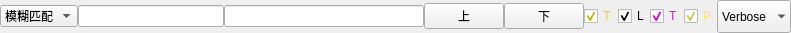
<?xml version="1.0" encoding="UTF-8"?>
<ui version="4.0">
 <class>ToolBar</class>
 <widget class="QWidget" name="ToolBar">
  <property name="geometry">
   <rect>
    <x>0</x>
    <y>0</y>
    <width>791</width>
    <height>33</height>
   </rect>
  </property>
  <property name="sizePolicy">
   <sizepolicy hsizetype="Preferred" vsizetype="Minimum">
    <horstretch>0</horstretch>
    <verstretch>0</verstretch>
   </sizepolicy>
  </property>
  <property name="windowTitle">
   <string>Form</string>
  </property>
  <layout class="QGridLayout" name="gridLayout">
   <property name="leftMargin">
    <number>0</number>
   </property>
   <property name="topMargin">
    <number>0</number>
   </property>
   <property name="rightMargin">
    <number>0</number>
   </property>
   <property name="bottomMargin">
    <number>0</number>
   </property>
   <property name="spacing">
    <number>0</number>
   </property>
   <item row="0" column="0">
    <layout class="QHBoxLayout" name="searchLayout" stretch="0,0,0,0,0,0,0,0,0,0">
     <property name="spacing">
      <number>0</number>
     </property>
     <item>
      <widget class="QComboBox" name="cbMode">
       <item>
        <property name="text">
         <string>模糊匹配</string>
        </property>
       </item>
       <item>
        <property name="text">
         <string>标准模式</string>
        </property>
       </item>
       <item>
        <property name="text">
         <string>SQL语句</string>
        </property>
       </item>
      </widget>
     </item>
     <item>
      <widget class="QLineEdit" name="etSearch"/>
     </item>
     <item>
      <widget class="QLineEdit" name="etFind">
       <property name="sizePolicy">
        <sizepolicy hsizetype="Minimum" vsizetype="Fixed">
         <horstretch>0</horstretch>
         <verstretch>0</verstretch>
        </sizepolicy>
       </property>
       <property name="minimumSize">
        <size>
         <width>200</width>
         <height>0</height>
        </size>
       </property>
       <property name="sizeIncrement">
        <size>
         <width>300</width>
         <height>0</height>
        </size>
       </property>
      </widget>
     </item>
     <item>
      <widget class="QPushButton" name="prev">
       <property name="text">
        <string> 上 </string>
       </property>
      </widget>
     </item>
     <item>
      <widget class="QPushButton" name="next">
       <property name="text">
        <string> 下 </string>
       </property>
      </widget>
     </item>
     <item>
      <widget class="QCheckBox" name="time">
       <property name="styleSheet">
        <string notr="true">color: rgb(237, 212, 0);</string>
       </property>
       <property name="text">
        <string>T</string>
       </property>
       <property name="checked">
        <bool>true</bool>
       </property>
      </widget>
     </item>
     <item>
      <widget class="QCheckBox" name="level">
       <property name="text">
        <string>L</string>
       </property>
       <property name="checked">
        <bool>true</bool>
       </property>
      </widget>
     </item>
     <item>
      <widget class="QCheckBox" name="tag">
       <property name="styleSheet">
        <string notr="true">color: rgb(255, 0, 255);</string>
       </property>
       <property name="text">
        <string>T</string>
       </property>
       <property name="checked">
        <bool>true</bool>
       </property>
      </widget>
     </item>
     <item>
      <widget class="QCheckBox" name="pid">
       <property name="styleSheet">
        <string notr="true">color: rgb(252, 233, 79);</string>
       </property>
       <property name="text">
        <string>P</string>
       </property>
       <property name="checked">
        <bool>true</bool>
       </property>
      </widget>
     </item>
     <item>
      <widget class="QComboBox" name="cbLevel">
       <property name="enabled">
        <bool>true</bool>
       </property>
       <property name="sizePolicy">
        <sizepolicy hsizetype="Preferred" vsizetype="Preferred">
         <horstretch>0</horstretch>
         <verstretch>0</verstretch>
        </sizepolicy>
       </property>
       <property name="frame">
        <bool>false</bool>
       </property>
       <item>
        <property name="text">
         <string>Verbose</string>
        </property>
       </item>
       <item>
        <property name="text">
         <string>Debug</string>
        </property>
       </item>
       <item>
        <property name="text">
         <string>Info</string>
        </property>
       </item>
       <item>
        <property name="text">
         <string>Warn</string>
        </property>
       </item>
       <item>
        <property name="text">
         <string>Error</string>
        </property>
       </item>
       <item>
        <property name="text">
         <string>Fatal</string>
        </property>
       </item>
      </widget>
     </item>
    </layout>
   </item>
  </layout>
 </widget>
 <resources/>
 <connections/>
</ui>
